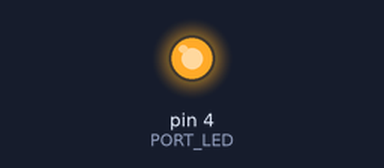
Simulated run of this sketch. Board: Arduino Uno, built with avr-gcc and run on an emulated ATmega328P. Parts: output pins drawn as LEDs (lit = HIGH). What the sketch prints to the serial monitor is not drawn.

Above: at 0.01 s.
Timing chart, 0 to 1.6 s (numbered marks = the images above):
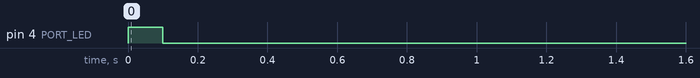

The sketch:

ExStrucContDoWhile1.ino
```cpp
// (licence header left out)
#include "constantes.h"
int i,n;

// La fonction setup est appelée une fois au démarrage
void setup() {
  pinMode(PORT_LED, OUTPUT);
  Serial.begin(9600);//Initialise le port série (pour l'affichage dans la fenêtre Moniteur)
  i = 6;
  n = 5;
   do{
    digitalWrite(PORT_LED, ALLUME);   // Allume la LED
    delay(100);                       // Attente d'une seconde
    digitalWrite(PORT_LED, ETEINT);    // Eteint la LED
    delay(1000);                       // Attente d'une seconde
    i++;
    Serial.print("i = ");
    Serial.println(i);
  } while(i < n);
}
void loop() {
}
```

constantes.h
```cpp
/* Principaux réglages (fichier constantes.h) */

#define PORT_LED 4
#define ALLUME 1
#define ETEINT 0
#define DUREE_BASE_ALLUME 500
```
